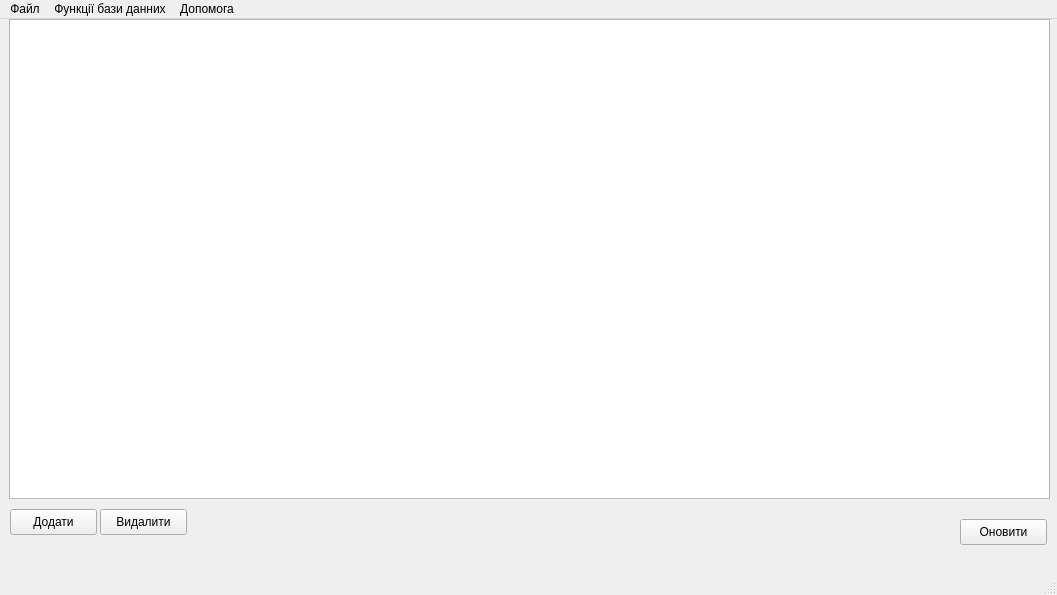
<?xml version="1.0" encoding="UTF-8"?>
<ui version="4.0">
 <class>Window</class>
 <widget class="QMainWindow" name="Window">
  <property name="geometry">
   <rect>
    <x>0</x>
    <y>0</y>
    <width>1057</width>
    <height>595</height>
   </rect>
  </property>
  <property name="cursor">
   <cursorShape>ArrowCursor</cursorShape>
  </property>
  <property name="windowTitle">
   <string>Window</string>
  </property>
  <widget class="QWidget" name="centralwidget">
   <widget class="QTableView" name="tableView">
    <property name="geometry">
     <rect>
      <x>9</x>
      <y>0</y>
      <width>1041</width>
      <height>480</height>
     </rect>
    </property>
    <property name="cursor" stdset="0">
     <cursorShape>PointingHandCursor</cursorShape>
    </property>
   </widget>
   <widget class="QPushButton" name="buttonDELETE">
    <property name="geometry">
     <rect>
      <x>100</x>
      <y>490</y>
      <width>87</width>
      <height>26</height>
     </rect>
    </property>
    <property name="cursor">
     <cursorShape>PointingHandCursor</cursorShape>
    </property>
    <property name="text">
     <string>Видалити</string>
    </property>
   </widget>
   <widget class="QPushButton" name="buttonADD">
    <property name="geometry">
     <rect>
      <x>10</x>
      <y>490</y>
      <width>87</width>
      <height>26</height>
     </rect>
    </property>
    <property name="cursor">
     <cursorShape>PointingHandCursor</cursorShape>
    </property>
    <property name="text">
     <string>Додати</string>
    </property>
   </widget>
   <widget class="QPushButton" name="buttonUPDATE">
    <property name="geometry">
     <rect>
      <x>960</x>
      <y>500</y>
      <width>87</width>
      <height>26</height>
     </rect>
    </property>
    <property name="cursor">
     <cursorShape>PointingHandCursor</cursorShape>
    </property>
    <property name="text">
     <string>Оновити</string>
    </property>
   </widget>
  </widget>
  <widget class="QMenuBar" name="menubar">
   <property name="geometry">
    <rect>
     <x>0</x>
     <y>0</y>
     <width>1057</width>
     <height>23</height>
    </rect>
   </property>
   <widget class="QMenu" name="menu">
    <property name="font">
     <font>
      <pointsize>11</pointsize>
     </font>
    </property>
    <property name="cursor">
     <cursorShape>PointingHandCursor</cursorShape>
    </property>
    <property name="title">
     <string>Функції бази данних</string>
    </property>
    <addaction name="Sortted"/>
    <addaction name="Sortted_2"/>
    <addaction name="Average"/>
    <addaction name="Display"/>
   </widget>
   <widget class="QMenu" name="menu_2">
    <property name="cursor">
     <cursorShape>PointingHandCursor</cursorShape>
    </property>
    <property name="title">
     <string>Файл</string>
    </property>
    <addaction name="open"/>
    <addaction name="Exit"/>
   </widget>
   <widget class="QMenu" name="menu_3">
    <property name="cursor">
     <cursorShape>PointingHandCursor</cursorShape>
    </property>
    <property name="title">
     <string>Допомога</string>
    </property>
    <addaction name="About"/>
   </widget>
   <addaction name="menu_2"/>
   <addaction name="menu"/>
   <addaction name="menu_3"/>
  </widget>
  <widget class="QStatusBar" name="statusbar"/>
  <action name="Sortted">
   <property name="icon">
    <iconset resource="res.qrc">
     <normaloff>:/image/resurces/menu/sort.png</normaloff>:/image/resurces/menu/sort.png</iconset>
   </property>
   <property name="text">
    <string>Сортувати за ціною (зростання)</string>
   </property>
   <property name="font">
    <font>
     <pointsize>14</pointsize>
    </font>
   </property>
  </action>
  <action name="About">
   <property name="icon">
    <iconset resource="res.qrc">
     <normaloff>:/image/resurces/menu/programmer.png</normaloff>:/image/resurces/menu/programmer.png</iconset>
   </property>
   <property name="text">
    <string>Про розробників</string>
   </property>
   <property name="font">
    <font>
     <pointsize>14</pointsize>
    </font>
   </property>
  </action>
  <action name="open">
   <property name="icon">
    <iconset resource="res.qrc">
     <normaloff>:/image/resurces/menu/click.png</normaloff>:/image/resurces/menu/click.png</iconset>
   </property>
   <property name="text">
    <string>Відкрити</string>
   </property>
   <property name="font">
    <font>
     <pointsize>14</pointsize>
    </font>
   </property>
  </action>
  <action name="Exit">
   <property name="icon">
    <iconset resource="res.qrc">
     <normaloff>:/image/resurces/menu/exit.png</normaloff>:/image/resurces/menu/exit.png</iconset>
   </property>
   <property name="text">
    <string>Вихід</string>
   </property>
   <property name="font">
    <font>
     <pointsize>14</pointsize>
    </font>
   </property>
  </action>
  <action name="Sortted_2">
   <property name="icon">
    <iconset resource="res.qrc">
     <normaloff>:/image/resurces/menu/sort.png</normaloff>:/image/resurces/menu/sort.png</iconset>
   </property>
   <property name="text">
    <string>Сортувати за ціною (спадання)</string>
   </property>
   <property name="font">
    <font>
     <pointsize>14</pointsize>
    </font>
   </property>
  </action>
  <action name="Average">
   <property name="icon">
    <iconset resource="res.qrc">
     <normaloff>:/image/resurces/menu/average.png</normaloff>:/image/resurces/menu/average.png</iconset>
   </property>
   <property name="text">
    <string>Середня вартість</string>
   </property>
   <property name="font">
    <font>
     <pointsize>14</pointsize>
    </font>
   </property>
  </action>
  <action name="Display">
   <property name="icon">
    <iconset resource="res.qrc">
     <normaloff>:/image/resurces/menu/info.png</normaloff>:/image/resurces/menu/info.png</iconset>
   </property>
   <property name="text">
    <string>Інформація за моделлю</string>
   </property>
   <property name="font">
    <font>
     <pointsize>14</pointsize>
    </font>
   </property>
  </action>
 </widget>
 <resources>
  <include location="res.qrc"/>
 </resources>
 <connections/>
</ui>
